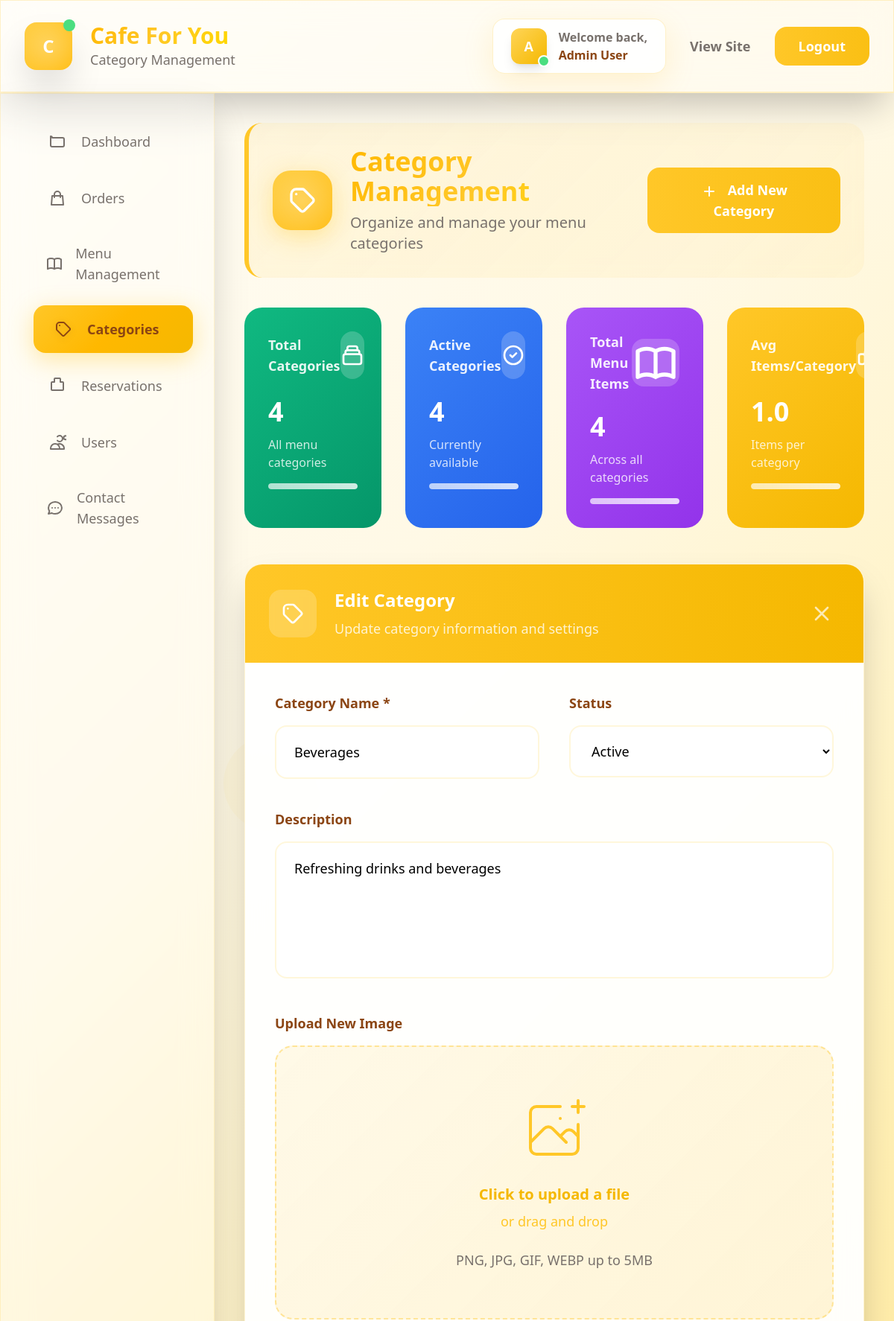
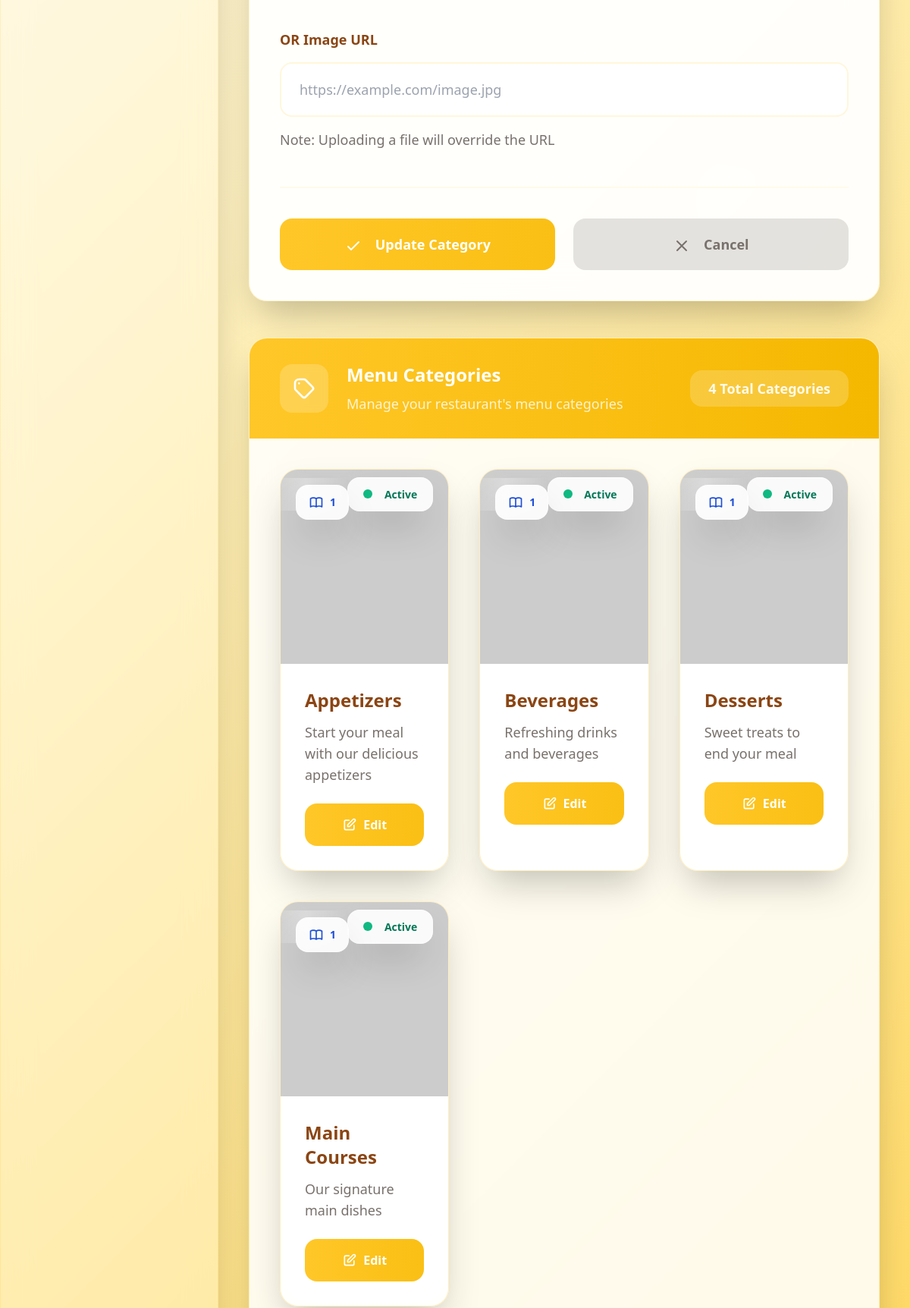
The page /admin/categories.php?edit=4 (signed in, upper part) on the database its author committed (2 pictures, top to bottom).
### tables this page shows
CREATE TABLE categories (
    id INT AUTO_INCREMENT PRIMARY KEY,
    name VARCHAR(100) NOT NULL,
    description TEXT,
    image VARCHAR(255),
    status ENUM('active', 'inactive') DEFAULT 'active',
    created_at TIMESTAMP DEFAULT CURRENT_TIMESTAMP
);

### admin/categories.php (the view, shortened to what the rows shown need)
<?php
$database = new Database();
$db = $database->getConnection();
$categories_query = "SELECT c.*, COUNT(mi.id) as item_count
                    FROM categories c
                    LEFT JOIN menu_items mi ON c.id = mi.category_id
                    GROUP BY c.id
                    ORDER BY c.name";
$categories_stmt = $db->prepare($categories_query);
$categories_stmt->execute();
$categories = $categories_stmt->fetchAll(PDO::FETCH_ASSOC);
$stats = [];
$stats['total_categories'] = count($categories);
$stats['active_categories'] = count(array_filter($categories, fn($cat) => $cat['status'] === 'active'));
$stats['inactive_categories'] = $stats['total_categories'] - $stats['active_categories'];
$stats['total_items'] = array_sum(array_column($categories, 'item_count'));
$stats['avg_items_per_category'] = $stats['total_categories'] > 0 ? $stats['total_items'] / $stats['total_categories'] : 0;
$edit_category = null;
if (isset($_GET['edit'])) {
    $edit_id = (int)$_GET['edit'];
    $edit_query = "SELECT * FROM categories WHERE id = ?";
    $edit_stmt = $db->prepare($edit_query);
    $edit_stmt->execute([$edit_id]);
    $edit_category = $edit_stmt->fetch(PDO::FETCH_ASSOC);
}
?>
<!DOCTYPE html>
<html lang="en">
<head>
    <script src="https://cdn.tailwindcss.com"></script>
</head>
<body class="font-sans">
    <nav class="glass-morphism shadow-2xl border-b-2 border-golden-400/30 relative z-10">
        <div class="max-w-7xl mx-auto px-8">
            <div class="flex justify-between items-center py-6">
                <div class="flex items-center space-x-6">
                    <div class="animate-slide-up">
                        <h1 class="text-3xl font-black golden-text">Cafe For You</h1>
                    </div>
                </div>
            </div>
        </div>
    </nav>
    <div class="flex min-h-screen relative z-10">
        <main class="flex-1 overflow-hidden">
            <div class="p-10">
                <div class="section-header rounded-3xl p-8 mb-10 animate-fade-in">
                    <div class="flex items-center justify-between">
                        <div class="flex items-center">
                            <div class="animate-slide-up">
                                <h1 class="text-4xl font-black golden-text mb-2">Category Management</h1>
                            </div>
                        </div>
                    </div>
                </div>
                <div class="grid grid-cols-1 md:grid-cols-2 lg:grid-cols-4 gap-8 mb-12 animate-slide-up">
                    <div class="gradient-card from-emerald-500 to-emerald-600 rounded-3xl p-8 text-white hover-lift">
                        <div class="flex items-center justify-between mb-6">
                            <h3 class="text-white/90 text-lg font-bold">Total Categories</h3>
                            <div class="w-16 h-16 bg-white/20 rounded-2xl flex items-center justify-center backdrop-blur-sm">
                            </div>
                        </div>
                        <div class="text-4xl font-black mb-3"><?= $stats['total_categories'] ?></div>
                        <div class="text-white/80 text-base font-medium">All menu categories</div>
                        <div class="mt-4 h-2 bg-white/20 rounded-full overflow-hidden">
                            <div class="h-full bg-white/60 rounded-full shimmer-bg"></div>
                        </div>
                    </div>
                    <div class="gradient-card from-blue-500 to-blue-600 rounded-3xl p-8 text-white hover-lift">
                        <div class="flex items-center justify-between mb-6">
                            <h3 class="text-white/90 text-lg font-bold">Active Categories</h3>
                            <div class="w-16 h-16 bg-white/20 rounded-2xl flex items-center justify-center backdrop-blur-sm">
                            </div>
                        </div>
                        <div class="text-4xl font-black mb-3"><?= $stats['active_categories'] ?></div>
                        <div class="text-white/80 text-base font-medium">Currently available</div>
                        <div class="mt-4 h-2 bg-white/20 rounded-full overflow-hidden">
                            <div class="h-full bg-white/60 rounded-full shimmer-bg"></div>
                        </div>
                    </div>
                    <div class="gradient-card from-purple-500 to-purple-600 rounded-3xl p-8 text-white hover-lift">
                        <div class="flex items-center justify-between mb-6">
                            <h3 class="text-white/90 text-lg font-bold">Total Menu Items</h3>
                            <div class="w-16 h-16 bg-white/20 rounded-2xl flex items-center justify-center backdrop-blur-sm">
                            </div>
                        </div>
                        <div class="text-4xl font-black mb-3"><?= $stats['total_items'] ?></div>
                        <div class="text-white/80 text-base font-medium">Across all categories</div>
                        <div class="mt-4 h-2 bg-white/20 rounded-full overflow-hidden">
                            <div class="h-full bg-white/60 rounded-full shimmer-bg"></div>
                        </div>
                    </div>
                </div>
                <div id="categoryForm" class="<?= $edit_category ? '' : 'hidden' ?> mb-12">
                    <div class="form-card rounded-3xl shadow-2xl overflow-hidden">
                        <form method="POST" enctype="multipart/form-data" class="p-10">
                            <div class="grid md:grid-cols-2 gap-10 mb-10">
                                <div>
                                    <label class="block text-lg font-bold text-cafe-brown mb-4">Category Name *</label>
                                    <input type="text" name="name" required
                                           value="<?= htmlspecialchars($edit_category['name'] ?? '') ?>"
                                           class="w-full px-6 py-5 border-2 border-golden-200/50 rounded-2xl focus:outline-none focus:ring-4 focus:ring-golden-400/20 focus:border-golden-400 bg-white/80 backdrop-blur-sm transition-all duration-300 text-lg font-medium"
                                           placeholder="Enter category name">
                                </div>
                                <?php if ($edit_category): ?>
                                <div>
                                    <label class="block text-lg font-bold text-cafe-brown mb-4">Status</label>
                                    <select name="status"
                                            class="w-full px-6 py-5 border-2 border-golden-200/50 rounded-2xl focus:outline-none focus:ring-4 focus:ring-golden-400/20 focus:border-golden-400 bg-white/80 backdrop-blur-sm transition-all duration-300 text-lg font-medium">
                                        <option value="active" <?= ($edit_category['status'] === 'active') ? 'selected' : '' ?>>Active</option>
                                    </select>
                                </div>
                                <?php endif; ?>
                            </div>
                            <div class="mb-10">
                                <label class="block text-lg font-bold text-cafe-brown mb-4">Description</label>
                                <textarea name="description" rows="5"
                                          class="w-full px-6 py-5 border-2 border-golden-200/50 rounded-2xl focus:outline-none focus:ring-4 focus:ring-golden-400/20 focus:border-golden-400 bg-white/80 backdrop-blur-sm transition-all duration-300 text-lg font-medium resize-none"
                                          placeholder="Describe this category..."><?= htmlspecialchars($edit_category['description'] ?? '') ?></textarea>
                            </div>
                            <div class="mb-12">
                                <label class="block text-lg font-bold text-cafe-brown mb-4">OR Image URL</label>
                                <input type="url" name="image_url"
                                       value="<?= htmlspecialchars($edit_category['image'] ?? '') ?>"
                                       class="w-full px-6 py-5 border-2 border-golden-200/50 rounded-2xl focus:outline-none focus:ring-4 focus:ring-golden-400/20 focus:border-golden-400 bg-white/80 backdrop-blur-sm transition-all duration-300 text-lg font-medium"
                                       placeholder="https://example.com/image.jpg">
                                <p class="mt-4 text-lg text-warm-gray font-medium">Note: Uploading a file will override the URL</p>
                            </div>
                        </form>
                    </div>
                </div>
                <div class="glass-card rounded-3xl shadow-2xl overflow-hidden">
                    <div class="p-10">
                        <?php if (empty($categories)): ?>
                        <div class="text-center py-24">
                            <div class="w-40 h-40 mx-auto mb-10 bg-golden-200/20 rounded-full flex items-center justify-center">
                                <svg class="w-20 h-20 text-golden-400/50" fill="none" stroke="currentColor" viewBox="0 0 24 24">
                                    <path stroke-linecap="round" stroke-linejoin="round" stroke-width="2" d="M19 11H5m14 0a2 2 0 012 2v6a2 2 0 01-2 2H5a2 2 0 01-2-2v-6a2 2 0 012-2m14 0V9a2 2 0 00-2-2M5 11V9a2 2 0 012-2m0 0V5a2 2 0 012-2h6a2 2 0 012 2v2M7 7h10"></path>
                                </svg>
                            </div>
                            <h3 class="text-2xl font-black text-cafe-brown mb-4">No Categories Yet</h3>
                            <p class="text-warm-gray mb-8 text-xl font-medium">Start organizing your menu by creating your first category.</p>
                            <button onclick="showAddForm()" class="bg-gradient-to-r from-golden-500 to-golden-600 text-white px-10 py-4 rounded-2xl font-black text-lg hover:shadow-2xl transition-all duration-300 transform hover:scale-105 shimmer-bg">
                                Create First Category
                            </button>
                        </div>
                        <?php else: ?>
                        <div class="grid md:grid-cols-2 lg:grid-cols-3 gap-10">
                            <?php foreach ($categories as $category): ?>
                                <div class="category-card rounded-3xl shadow-2xl overflow-hidden border hover-lift">
                                    <?php
                                    $imageSrc = $category['image'] ? '../' . $category['image'] : 'https://via.placeholder.com/400x280/FFC728/FFFFFF?text=No+Image';
                                    ?>
                                    <div class="relative">
                                        <img src="<?= $imageSrc ?>"
                                             alt="<?= htmlspecialchars($category['name']) ?>"
                                             class="w-full h-64 object-cover"
                                             onerror="this.src='https://via.placeholder.com/400x280/FFC728/FFFFFF?text=No+Image'">
                                        <div class="absolute top-5 right-5">
                                            <span class="status-badge px-5 py-3 text-sm font-black rounded-2xl shadow-2xl
                                                <?= $category['status'] === 'active' ? 'text-emerald-700' : 'text-red-700' ?>">
                                                <span class="inline-block w-3 h-3 rounded-full mr-3 <?= $category['status'] === 'active' ? 'bg-emerald-500' : 'bg-red-500' ?>"></span>
                                                <?= $category['status'] === 'active' ? 'Active' : 'Inactive' ?>
                                            </span>
                                        </div>
                                        <div class="absolute top-5 left-5">
                                            <div class="status-badge px-4 py-3 rounded-2xl shadow-2xl">
                                                <div class="flex items-center text-blue-700">
                                                    <span class="text-sm font-black"><?= $category['item_count'] ?></span>
                                                </div>
                                            </div>
                                        </div>
                                    </div>
                                    <div class="p-8">
                                        <div class="mb-6">
                                            <h3 class="text-2xl font-black text-cafe-brown mb-3"><?= htmlspecialchars($category['name']) ?></h3>
                                            <?php if ($category['description']): ?>
                                            <p class="text-warm-gray text-lg line-clamp-3 font-medium"><?= htmlspecialchars($category['description']) ?></p>
                                            <?php endif; ?>
                                        </div>
                                        <div class="flex">
                                            <a href="categories.php?edit=<?= $category['id'] ?>"
                                               class="w-full bg-gradient-to-r from-golden-500 to-golden-600 text-white px-6 py-4 rounded-2xl font-black hover:shadow-2xl transition-all duration-300 text-center inline-flex items-center justify-center transform hover:scale-105 shimmer-bg">
                                                <svg class="w-5 h-5 mr-2" fill="none" stroke="currentColor" viewBox="0 0 24 24">
                                                    <path stroke-linecap="round" stroke-linejoin="round" stroke-width="2" d="M11 5H6a2 2 0 00-2 2v11a2 2 0 002 2h11a2 2 0 002-2v-5m-1.414-9.414a2 2 0 112.828 2.828L11.828 15H9v-2.828l8.586-8.586z"></path>
                                                </svg>
                                                Edit
                                            </a>
                                        </div>
                                    </div>
                                </div>
                            <?php endforeach; ?>
                        </div>
                        <?php endif; ?>
                    </div>
                </div>
            </div>
        </main>
    </div>

### rows shown on the page
categories: id "4", name "Beverages", status "Active", description "Refreshing drinks and beverages", item_count "1"
categories: status "Active", item_count "1", name "Appetizers", description "Start your meal with our delicious appetizers"
categories: status "Active", item_count "1", name "Desserts", description "Sweet treats to end your meal"
categories: status "Active", item_count "1", name "Main Courses", description "Our signature main dishes"

### other values the page prints
substr($_SESSION['full_name'], 0, 1) "A"
$_SESSION['full_name'] "Admin User"
$stats['avg_items_per_category'] "1.0"
count($categories) "4"
